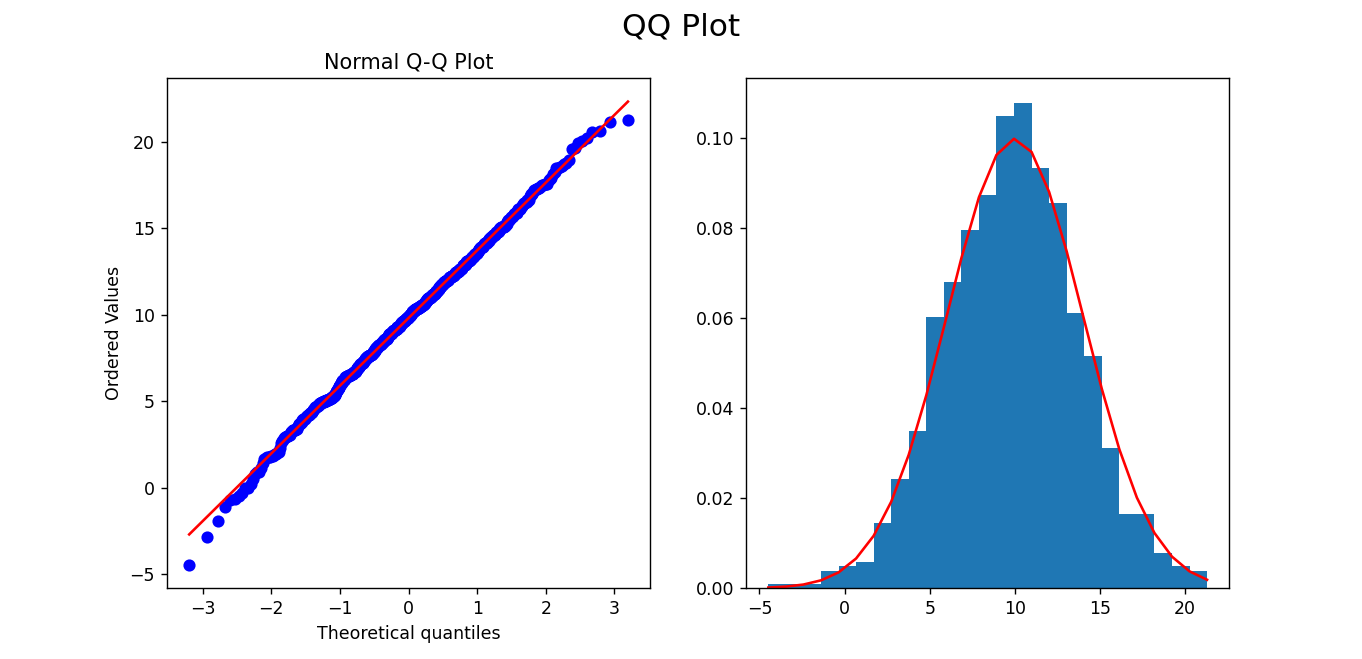

This figure's Python source:
import numpy as np
import scipy.stats as stats
import matplotlib.pyplot as plt

plt.rcParams['figure.figsize'] = [12, 6]

mu, sigma = 10, 4
n = 1000
sequence = np.random.normal(mu, sigma, n)

fig, (ax1, ax2) = plt.subplots(1, 2)
fig.suptitle('QQ Plot', fontsize=18)

# Q-Q Plot graph
stats.probplot(sequence, dist="norm", plot=ax1)
ax1.set_title("Normal Q-Q Plot")

# normal distribution histogram + distribution
count, bins, _ = ax2.hist(sequence, 25, density=True)
p_x = 1 / (sigma * np.sqrt(2 * np.pi)) * np.exp(- (bins - mu) ** 2 / (2 * sigma ** 2))
ax2.plot(bins, p_x, color='r')

plt.show()
